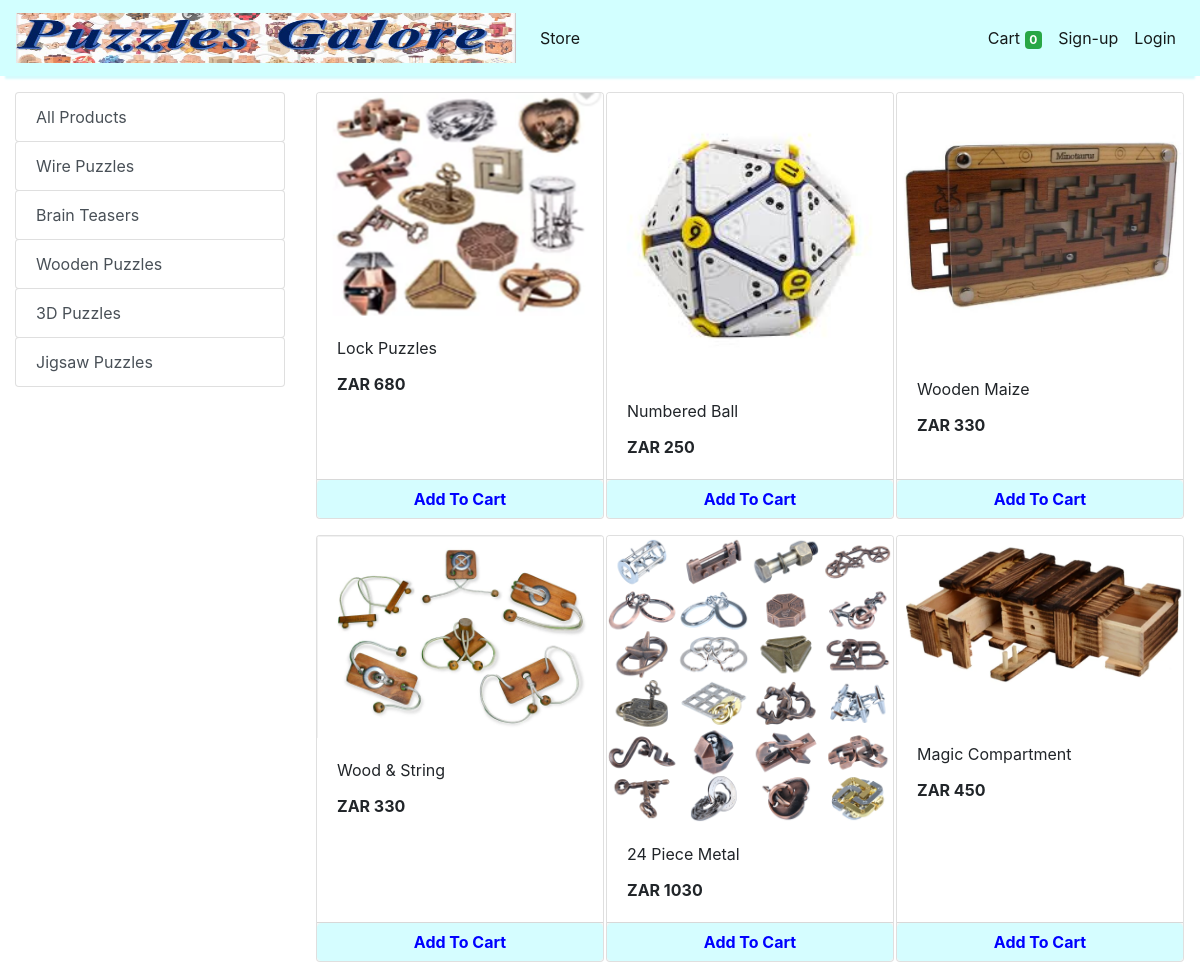
The page /store?category=32 on the database its author committed.
### store/models/category.py (models this page shows, shortened)
class Category(models.Model):
    name= models.CharField(max_length=50)
    @staticmethod
    def get_all_categories():
        return Category.objects.all()

### store/models/product.py (models this page shows, shortened)
class Products(models.Model):
    name = models.CharField(max_length=60)
    price= models.IntegerField(default=0)
    category= models.ForeignKey(Category,on_delete=models.CASCADE,default=1 )
    description= models.CharField(max_length=250, default='', blank=True, null= True)
    image= models.ImageField(upload_to='uploads/products/')
    @staticmethod
    def get_all_products_by_categoryid(category_id):
        if category_id:
            return Products.objects.filter (category=category_id)
        else:
            return Products.get_all_products();

### store/views/home.py (the view)
# urls.py: path('' , include('store.urls'))
def store(request):
    cart = request.session.get('cart')
    if not cart:
        request.session['cart'] = {}
    products = None
    categories = Category.get_all_categories()
    categoryID = request.GET.get('category')
    if categoryID:
        products = Products.get_all_products_by_categoryid(categoryID)
    else:
        products = Products.get_all_products();
    data = {}
    data['products'] = products
    data['categories'] = categories
    print('you are : ', request.session.get('email'))
    return render(request, 'index.html', data)

### store/templatetags/cart.py (called while the page is built)
@register.filter (name='is_in_cart')
def is_in_cart(product, cart):
    keys = cart.keys ()
    for id in keys:
        if int (id) == product.id:
            return True
    return False;

### store/templatetags/custom_filter.py (called while the page is built)
@register.filter(name='currency')
def currency(number):
    return "ZAR "+str(number)

### store/templates/index.html (shortened to what this page needs)
{% extends 'base.html' %}
{% block content %}
{% load cart %}
{% load custom_filter %}
<div class="container-fluid mt-3">
	<div class="row">
		<div class="col-lg-3 mx-auto">
			<div class="list-group">
				<a href="/" class="list-group-item list-group-item-action btn btn-outline-success">All Products</a>
				{% for category in categories %}
				<a href="/?category={{category.id}}"
					class="list-group-item list-group-item-action btn btn-outline-success ">{{category.name}}</a>
				{% endfor %}
			</div>
		</div>
		<div id='products' class="col-lg-9 mx-auto">
			<div class="row mx-auto">
				{% for product in products %}
				<div class="card mx-auto mb-3" id={{product.id}} style="width: 18rem;">
					<img class="card-img-top" src="{{product.image.url}}" alt="Card image cap">
					<div class="card-body">
						<p class="card-title">{{product.name}}</p>
						<p class="card-text"><b>{{product.price|currency}}</b></p>
					</div>
					<div class="card-footer p-0 no-gutters">
						{% if product|is_in_cart:request.session.cart %}
						<div class="row no-gutters">
							<form action="/#{{product.id}}" class="col-2 " method="post">
								{% csrf_token %}
								<input hidden type="text" name='product' value='{{product.id}}'>
								<input hidden type="text" name='remove' value='True'>
								<input type="submit" value=" - " class="btn btn-block btn-success border-right">
							</form>
							<div class="text-center col btn btn-success">{{product|cart_quantity:request.session.cart}} in Cart</div>
							<form action="/#{{product.id}}" class="col-2 " method="post">
								{% csrf_token %}
								<input hidden type="text" name='product' value='{{product.id}}'>
								<input type="submit" value=" + " class="btn btn-block btn-success border-left">
							</form>
						</div>
						{% else %}
						<form action="/#{{product.id}}" method="POST" class="btn-block">
							<input type="submit" class="float-right btn btn-success form-control"
								value="Add To Cart" style="background-color:#d5fdff ;border-color:#d5fdff;color:blue;font-weight:bolder;">
						</form>
						{% endif %}
					</div>
				</div>
				{% endfor %}
			</div>
		</div>
	</div>
</div>
{% endblock %}

### rows shown on the page
Category: name "Wire Puzzles"
Category: name "Brain Teasers"
Category: name "Wooden Puzzles"
Category: name "3D Puzzles"
Category: name "Jigsaw Puzzles"
Products: image (picture), name "Lock Puzzles", price "ZAR 680"
Products: image (picture), name "Numbered Ball", price "ZAR 250"
Products: image (picture), name "Wooden Maize", price "ZAR 330"
Products: image (picture), name "Wood & String", price "ZAR 330"
Products: image (picture), name "24 Piece Metal", price "ZAR 1030"
Products: image (picture), name "Magic Compartment", price "ZAR 450"

### other values the page prints
{{ request.session.cart.keys|length }} "0"
